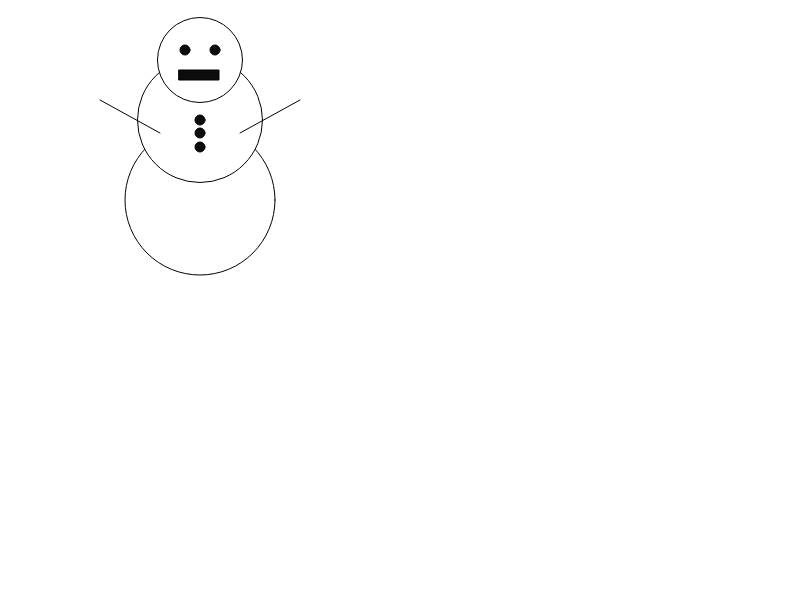
Frame 1 (no input)
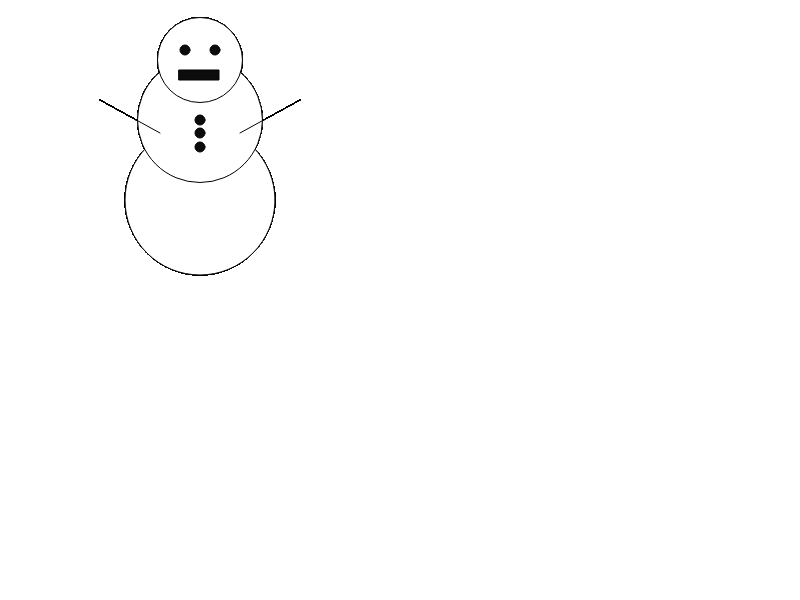
Frame 60 (no input)
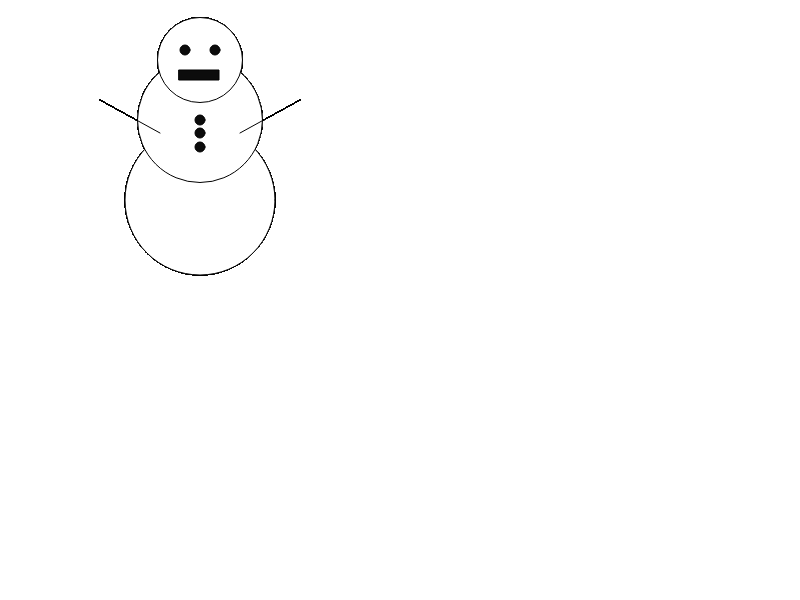
Frame 120 (the mouse pressed at the canvas centre since frame 60)

The p5.js sketch that drew these frames (run headless with seeded random() and noise() and a simulated clock; from frame 60 on, the mouse is pressed at the canvas centre):

// p5.js sketch
// ── sketch.js
function setup() {
  // put setup code here
  createCanvas(800,600);
}

function draw() {
  // Snowman body
  ellipse(200,200,150,150);
  ellipse(200,120,125,125);
  ellipse(200,60,85,85);
  // Snowman colour
  fill(12);
  // Snowman eyes and mouth
  ellipse(185,50,10,10);
  ellipse(215,50,10,10);
  rect(179,70,40,10)
  // Snowman Buttons
  {ellipse(200,120,10,10);
  ellipse(200,133,10,10);
  ellipse(200,147,10,10); fill(300);}
  // Snowman arms
  line(160,133,100,100);
  line(240,133,300,100);
}
